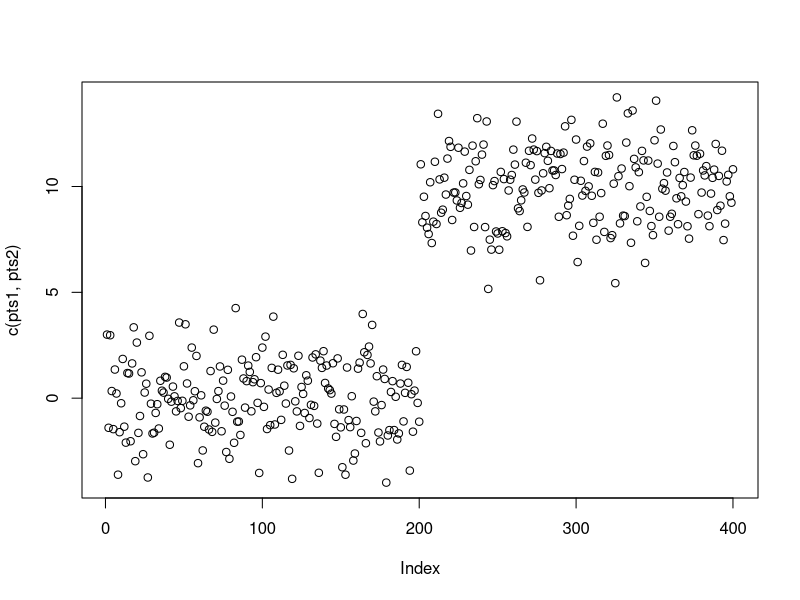
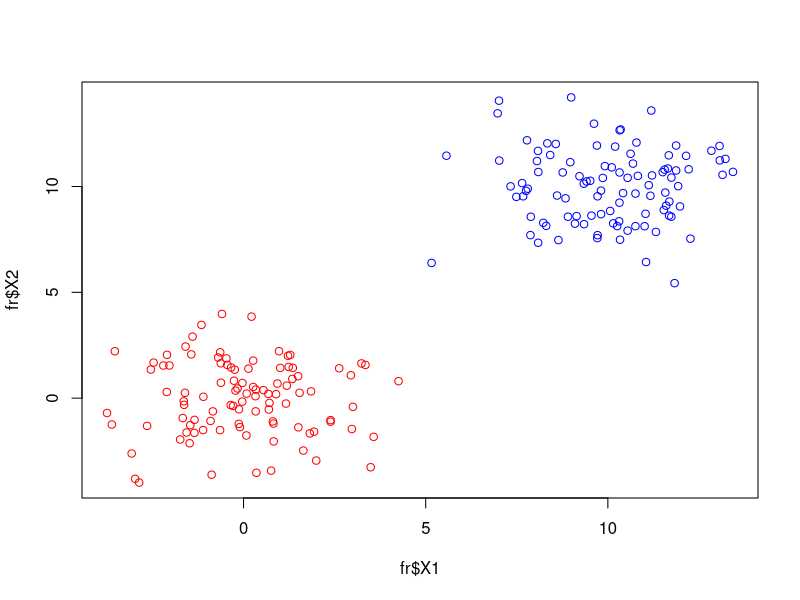
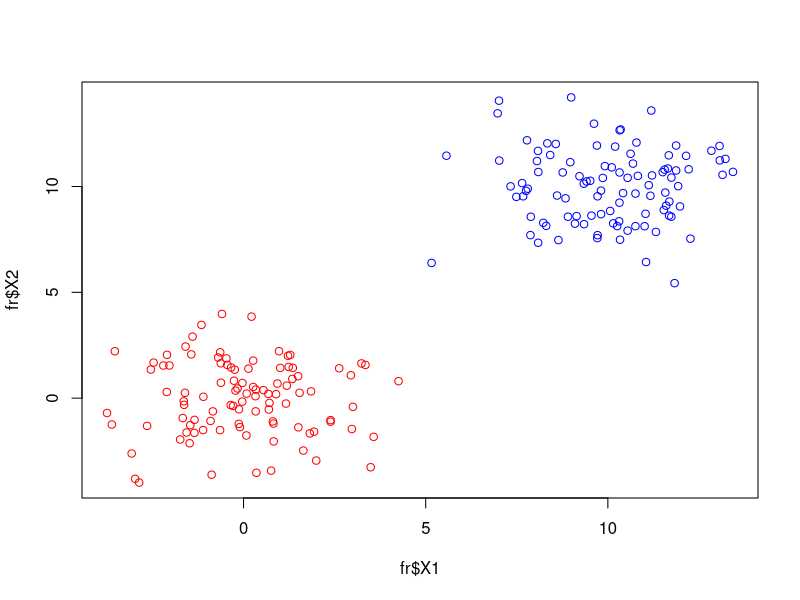
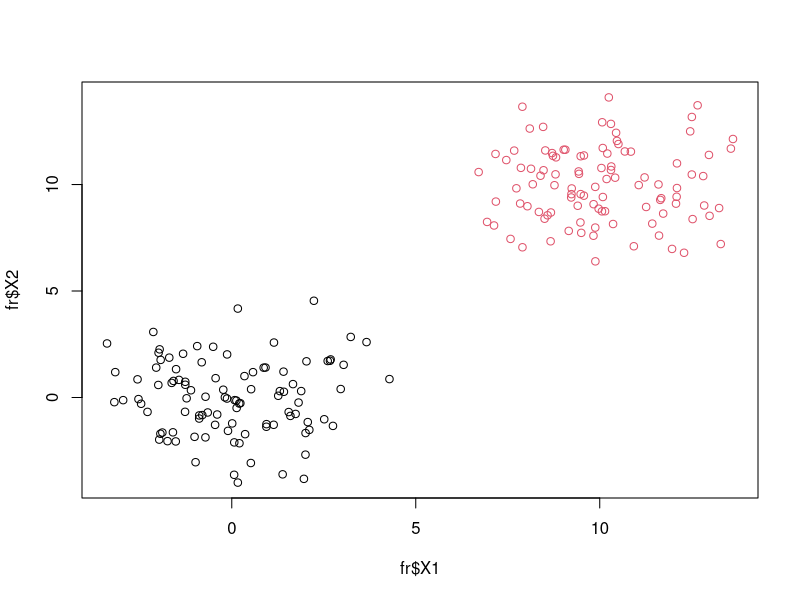
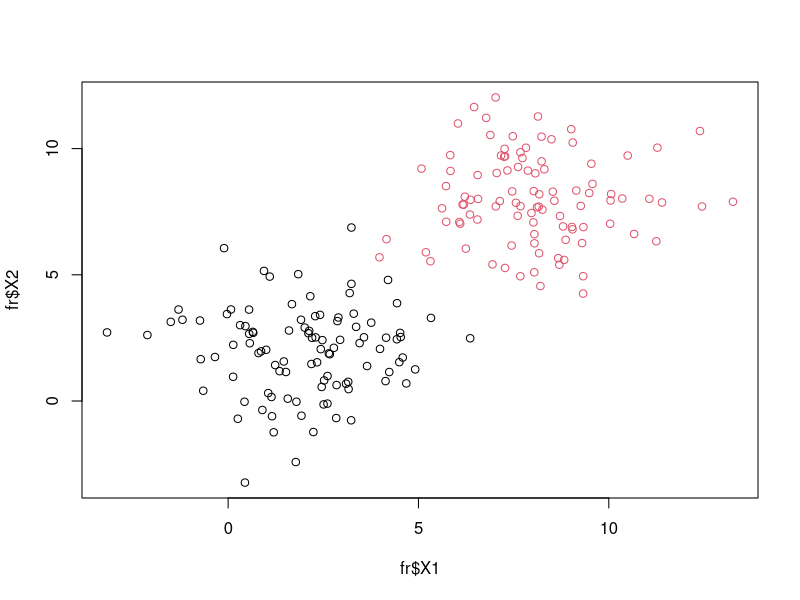
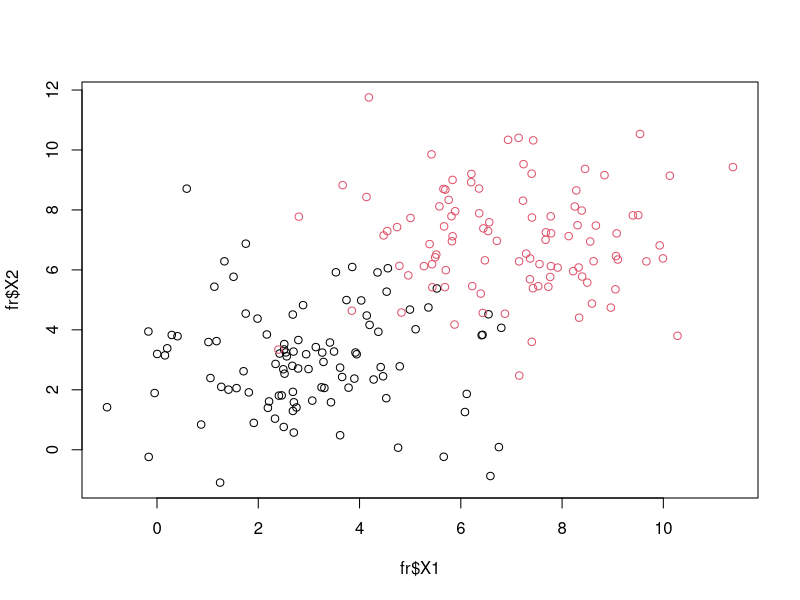
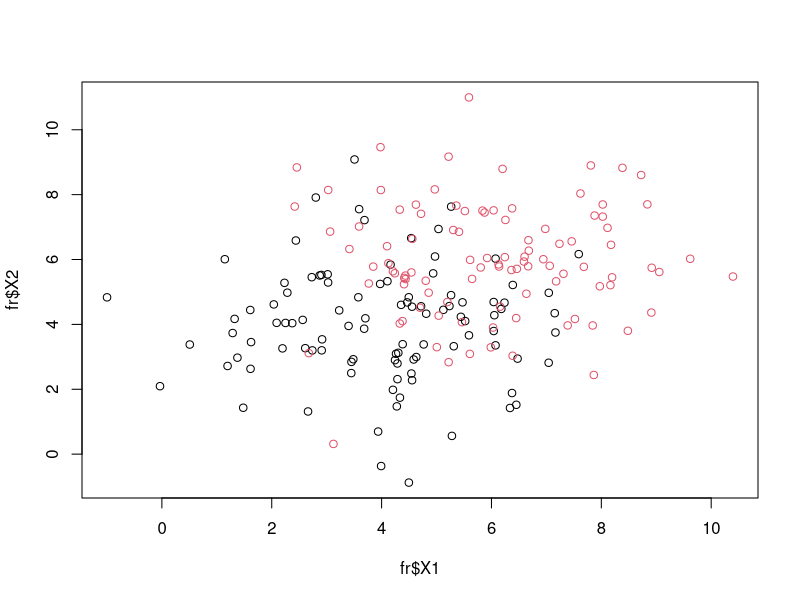
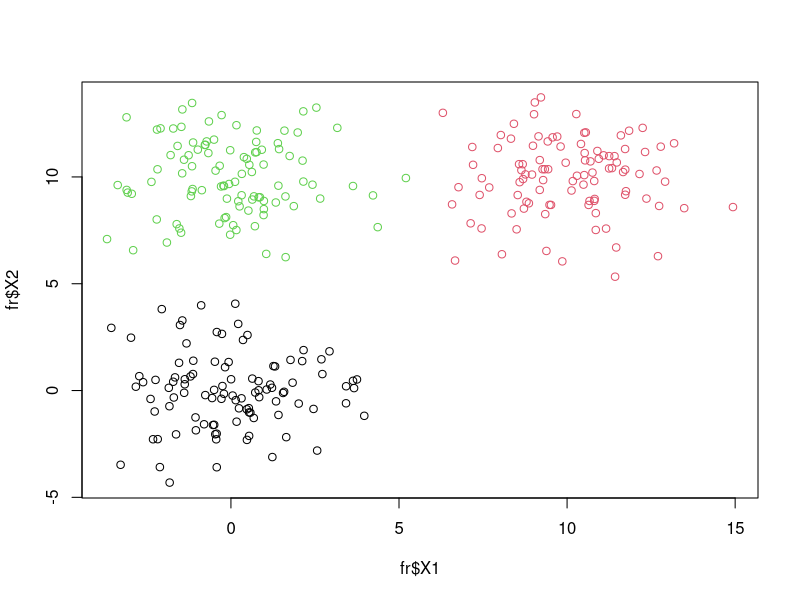

These charts were generated, in order, by the following R code: (Note: this script raises an error after producing the figures.)
library(MASS)
pts2 <- mvrnorm(n=100, c(10, 10), matrix(c(3, 0, 6, 3), 2, 2), empirical = TRUE)
pts1 <- mvrnorm(n=100, c(0, 0), matrix(c(3, 0, 6, 3), 2, 2), empirical = TRUE)
plot(c(pts1,pts2))
pts1.frame <- data.frame(pts1)
pts1.frame$col <- rep(1,nrow(pts1.frame))
pts2.frame <- data.frame(pts2)
pts2.frame$col <- rep(2,nrow(pts2.frame))
fr <- rbind(pts1.frame, pts2.frame)
write.table(fr,'training_set_1.csv', row.names=FALSE, col.names=FALSE, sep=",")
plot(fr$X1,fr$X2, col=c("red","blue")[fr$col])

pts1 <- mvrnorm(n=100, c(0, 0), matrix(c(3, 0, 6, 3), 2, 2), empirical = TRUE)
pts2 <- mvrnorm(n=100, c(10, 10), matrix(c(3, 0, 6, 3), 2, 2), empirical = TRUE)
vals <- list(pts1, pts2)

points <- function(vals, file.name){
	fr <- data.frame();
	for(i in 1:length(vals)){
		pts1.frame <- data.frame(vals[i]);
		pts1.frame$col <- rep(i,nrow(pts1.frame));
		fr <- rbind(fr, pts1.frame);
	}
	write.table(fr,file.name, row.names=FALSE, col.names=FALSE, sep=",");
	png(filename=paste(file.name, '.png', sep=""))
	plot(fr$X1,fr$X2, col=fr$col)
	dev.off()
	return(fr);
}
plot(fr$X1,fr$X2, col=c("red","blue","green")[fr$col])

pts1 <- mvrnorm(n=100, c(0, 0), matrix(c(3, 0, 6, 3), 2, 2), empirical = TRUE)
pts2 <- mvrnorm(n=100, c(10, 10), matrix(c(3, 0, 6, 3), 2, 2), empirical = TRUE)
vals <- list(pts1, pts2)
points(vals, 'set_1_2_eq');
pts1 <- mvrnorm(n=100, c(2, 2), matrix(c(3, 0, 6, 3), 2, 2), empirical = TRUE)
pts2 <- mvrnorm(n=100, c(8, 8), matrix(c(3, 0, 6, 3), 2, 2), empirical = TRUE)
vals <- list(pts1, pts2)
points(vals, 'set_2_2_eq');
pts1 <- mvrnorm(n=100, c(3, 3), matrix(c(3, 0, 6, 3), 2, 2), empirical = TRUE)
pts2 <- mvrnorm(n=100, c(7, 7), matrix(c(3, 0, 6, 3), 2, 2), empirical = TRUE)
vals <- list(pts1, pts2)
points(vals, 'set_3_2_eq');
pts1 <- mvrnorm(n=100, c(4, 4), matrix(c(3, 0, 6, 3), 2, 2), empirical = TRUE)
pts2 <- mvrnorm(n=100, c(6, 6), matrix(c(3, 0, 6, 3), 2, 2), empirical = TRUE)
vals <- list(pts1, pts2)
points(vals, 'set_4_2_eq');

pts1 <- mvrnorm(n=100, c(0, 0), matrix(c(3, 0, 6, 3), 2, 2), empirical = TRUE)
pts2 <- mvrnorm(n=100, c(10, 10), matrix(c(3, 0, 6, 3), 2, 2), empirical = TRUE)
pts3 <- mvrnorm(n=100, c(0, 10), matrix(c(3, 0, 6, 3), 2, 2), empirical = TRUE)
vals <- list(pts1, pts2, pts3)
points(vals, 'set_5_3_2_eq');
pts1 <- mvrnorm(n=100, c(2, 2), matrix(c(3, 0, 6, 3), 2, 2), empirical = TRUE)
pts2 <- mvrnorm(n=100, c(8, 8), matrix(c(3, 0, 6, 3), 2, 2), empirical = TRUE)
pts3 <- mvrnorm(n=100, c(0, 10), matrix(c(3, 0, 6, 3), 2, 2), empirical = TRUE)
vals <- list(pts1, pts2, pts3)
points(vals, 'set_6_3_2_eq');
pts1 <- mvrnorm(n=100, c(3, 3), matrix(c(3, 0, 6, 3), 2, 2), empirical = TRUE)
pts2 <- mvrnorm(n=100, c(7, 7), matrix(c(3, 0, 6, 3), 2, 2), empirical = TRUE)
pts3 <- mvrnorm(n=100, c(0, 10), matrix(c(3, 0, 6, 3), 2, 2), empirical = TRUE)
vals <- list(pts1, pts2, pts3)
points(vals, 'set_7_3_2_eq');
pts1 <- mvrnorm(n=100, c(4, 4), matrix(c(3, 0, 6, 3), 2, 2), empirical = TRUE)
pts2 <- mvrnorm(n=100, c(6, 6), matrix(c(3, 0, 6, 3), 2, 2), empirical = TRUE)
pts3 <- mvrnorm(n=100, c(0, 10), matrix(c(3, 0, 6, 3), 2, 2), empirical = TRUE)
vals <- list(pts1, pts2, pts3)
points(vals, 'set_8_3_2_eq');

pts1 <- mvrnorm(n=100, c(0, 0), matrix(c(3, 0, 6, 3), 2, 2), empirical = TRUE)
pts2 <- mvrnorm(n=100, c(10, 10), matrix(c(3, 0, 6, 3), 2, 2), empirical = TRUE)
pts3 <- mvrnorm(n=100, c(0, 10), matrix(c(3, 0, 6, 3), 2, 2), empirical = TRUE)
vals <- list(pts1, pts2, pts3)
points(vals, 'set_9_3_3_eq');
pts1 <- mvrnorm(n=100, c(2, 2), matrix(c(3, 0, 6, 3), 2, 2), empirical = TRUE)
pts2 <- mvrnorm(n=100, c(8, 8), matrix(c(3, 0, 6, 3), 2, 2), empirical = TRUE)
pts3 <- mvrnorm(n=100, c(2, 8), matrix(c(3, 0, 6, 3), 2, 2), empirical = TRUE)
vals <- list(pts1, pts2, pts3)
points(vals, 'set_10_3_3_eq');
pts1 <- mvrnorm(n=100, c(3, 3), matrix(c(3, 0, 6, 3), 2, 2), empirical = TRUE)
pts2 <- mvrnorm(n=100, c(7, 7), matrix(c(3, 0, 6, 3), 2, 2), empirical = TRUE)
pts3 <- mvrnorm(n=100, c(3, 7), matrix(c(3, 0, 6, 3), 2, 2), empirical = TRUE)
vals <- list(pts1, pts2, pts3)
points(vals, 'set_11_3_3_eq');
pts1 <- mvrnorm(n=100, c(4, 4), matrix(c(3, 0, 6, 3), 2, 2), empirical = TRUE)
pts2 <- mvrnorm(n=100, c(6, 6), matrix(c(3, 0, 6, 3), 2, 2), empirical = TRUE)
pts3 <- mvrnorm(n=100, c(4, 6), matrix(c(3, 0, 6, 3), 2, 2), empirical = TRUE)
vals <- list(pts1, pts2, pts3)
points(vals, 'set_12_3_3_eq');

for(j in 17:20){
	vals <- list()
	for(i in 1:8){
		pts1 <- mvrnorm(n=100, runif(2, 0, 20), matrix(c(1, 0, 2, 1), 2, 2), empirical = TRUE)
		vals[[length(vals) + 1]] <- pts1
	}
	points(vals, paste('set_',j,'_8_rand', sep=""));
}

pts1 <- mvrnorm(n=250, c(0, 0), matrix(c(3, 0, 6, 3), 2, 2), empirical = TRUE)
pts2 <- mvrnorm(n=250, c(10, 10), matrix(c(3, 0, 6, 3), 2, 2), empirical = TRUE)
vals <- list(pts1, pts2)
points(vals, 'set_500_time');
pts1 <- mvrnorm(n=500, c(0, 0), matrix(c(3, 0, 6, 3), 2, 2), empirical = TRUE)
pts2 <- mvrnorm(n=500, c(10, 10), matrix(c(3, 0, 6, 3), 2, 2), empirical = TRUE)
vals <- list(pts1, pts2)
points(vals, 'set_1000_time');
pts1 <- mvrnorm(n=750, c(0, 0), matrix(c(3, 0, 6, 3), 2, 2), empirical = TRUE)
pts2 <- mvrnorm(n=750, c(10, 10), matrix(c(3, 0, 6, 3), 2, 2), empirical = TRUE)
vals <- list(pts1, pts2)
points(vals, 'set_1500_time');
pts1 <- mvrnorm(n=1000, c(0, 0), matrix(c(3, 0, 6, 3), 2, 2), empirical = TRUE)
pts2 <- mvrnorm(n=1000, c(10, 10), matrix(c(3, 0, 6, 3), 2, 2), empirical = TRUE)
vals <- list(pts1, pts2)
points(vals, 'set_2000_time');
pts1 <- mvrnorm(n=1250, c(0, 0), matrix(c(3, 0, 6, 3), 2, 2), empirical = TRUE)
pts2 <- mvrnorm(n=1250, c(10, 10), matrix(c(3, 0, 6, 3), 2, 2), empirical = TRUE)
vals <- list(pts1, pts2)
points(vals, 'set_2500_time');
pts1 <- mvrnorm(n=1500, c(0, 0), matrix(c(3, 0, 6, 3), 2, 2), empirical = TRUE)
pts2 <- mvrnorm(n=1500, c(10, 10), matrix(c(3, 0, 6, 3), 2, 2), empirical = TRUE)
vals <- list(pts1, pts2)
points(vals, 'set_3000_time');
pts1 <- mvrnorm(n=1750, c(0, 0), matrix(c(3, 0, 6, 3), 2, 2), empirical = TRUE)
pts2 <- mvrnorm(n=1750, c(10, 10), matrix(c(3, 0, 6, 3), 2, 2), empirical = TRUE)
vals <- list(pts1, pts2)
points(vals, 'set_3500_time');
pts1 <- mvrnorm(n=2000, c(0, 0), matrix(c(3, 0, 6, 3), 2, 2), empirical = TRUE)
pts2 <- mvrnorm(n=2000, c(10, 10), matrix(c(3, 0, 6, 3), 2, 2), empirical = TRUE)
vals <- list(pts1, pts2)
points(vals, 'set_4000_time');
pts1 <- mvrnorm(n=2250, c(0, 0), matrix(c(3, 0, 6, 3), 2, 2), empirical = TRUE)
pts2 <- mvrnorm(n=2250, c(10, 10), matrix(c(3, 0, 6, 3), 2, 2), empirical = TRUE)
vals <- list(pts1, pts2)
points(vals, 'set_4500_time');
pts1 <- mvrnorm(n=2500, c(0, 0), matrix(c(3, 0, 6, 3), 2, 2), empirical = TRUE)
pts2 <- mvrnorm(n=2500, c(10, 10), matrix(c(3, 0, 6, 3), 2, 2), empirical = TRUE)
vals <- list(pts1, pts2)
points(vals, 'set_5000_time');

pts1 <- mvrnorm(n=250, c(4, 4), matrix(c(3, 0, 6, 3), 2, 2), empirical = TRUE)
pts2 <- mvrnorm(n=250, c(6, 6), matrix(c(3, 0, 6, 3), 2, 2), empirical = TRUE)
vals <- list(pts1, pts2)
points(vals, 'set_500_time_close');
pts1 <- mvrnorm(n=500, c(4, 4), matrix(c(3, 0, 6, 3), 2, 2), empirical = TRUE)
pts2 <- mvrnorm(n=500, c(6, 6), matrix(c(3, 0, 6, 3), 2, 2), empirical = TRUE)
vals <- list(pts1, pts2)
points(vals, 'set_1000_time_close');
pts1 <- mvrnorm(n=750, c(4, 4), matrix(c(3, 0, 6, 3), 2, 2), empirical = TRUE)
pts2 <- mvrnorm(n=750, c(6, 6), matrix(c(3, 0, 6, 3), 2, 2), empirical = TRUE)
vals <- list(pts1, pts2)
points(vals, 'set_1500_time_close');
pts1 <- mvrnorm(n=1000, c(4, 4), matrix(c(3, 0, 6, 3), 2, 2), empirical = TRUE)
pts2 <- mvrnorm(n=1000, c(6, 6), matrix(c(3, 0, 6, 3), 2, 2), empirical = TRUE)
vals <- list(pts1, pts2)
points(vals, 'set_2000_time_close');
pts1 <- mvrnorm(n=1250, c(4, 4), matrix(c(3, 0, 6, 3), 2, 2), empirical = TRUE)
pts2 <- mvrnorm(n=1250, c(6, 6), matrix(c(3, 0, 6, 3), 2, 2), empirical = TRUE)
vals <- list(pts1, pts2)
points(vals, 'set_2500_time_close');
pts1 <- mvrnorm(n=1500, c(4, 4), matrix(c(3, 0, 6, 3), 2, 2), empirical = TRUE)
pts2 <- mvrnorm(n=1500, c(6, 6), matrix(c(3, 0, 6, 3), 2, 2), empirical = TRUE)
vals <- list(pts1, pts2)
points(vals, 'set_3000_time_close');
pts1 <- mvrnorm(n=1750, c(4, 4), matrix(c(3, 0, 6, 3), 2, 2), empirical = TRUE)
pts2 <- mvrnorm(n=1750, c(6, 6), matrix(c(3, 0, 6, 3), 2, 2), empirical = TRUE)
vals <- list(pts1, pts2)
points(vals, 'set_3500_time_close');
pts1 <- mvrnorm(n=2000, c(4, 4), matrix(c(3, 0, 6, 3), 2, 2), empirical = TRUE)
pts2 <- mvrnorm(n=2000, c(6, 6), matrix(c(3, 0, 6, 3), 2, 2), empirical = TRUE)
vals <- list(pts1, pts2)
points(vals, 'set_4000_time_close');
pts1 <- mvrnorm(n=2250, c(4, 4), matrix(c(3, 0, 6, 3), 2, 2), empirical = TRUE)
pts2 <- mvrnorm(n=2250, c(6, 6), matrix(c(3, 0, 6, 3), 2, 2), empirical = TRUE)
vals <- list(pts1, pts2)
points(vals, 'set_4500_time_close');
pts1 <- mvrnorm(n=2500, c(4, 4), matrix(c(3, 0, 6, 3), 2, 2), empirical = TRUE)
pts2 <- mvrnorm(n=2500, c(6, 6), matrix(c(3, 0, 6, 3), 2, 2), empirical = TRUE)
vals <- list(pts1, pts2)
points(vals, 'set_5000_time_close');
pts1 <- mvrnorm(n=3000, c(4, 4), matrix(c(3, 0, 6, 3), 2, 2), empirical = TRUE)
pts2 <- mvrnorm(n=3000, c(6, 6), matrix(c(3, 0, 6, 3), 2, 2), empirical = TRUE)
vals <- list(pts1, pts2)
points(vals, 'set_6000_time_close');
pts1 <- mvrnorm(n=3500, c(4, 4), matrix(c(3, 0, 6, 3), 2, 2), empirical = TRUE)
pts2 <- mvrnorm(n=3500, c(6, 6), matrix(c(3, 0, 6, 3), 2, 2), empirical = TRUE)
vals <- list(pts1, pts2)
points(vals, 'set_7000_time_close');
pts1 <- mvrnorm(n=4000, c(4, 4), matrix(c(3, 0, 6, 3), 2, 2), empirical = TRUE)
pts2 <- mvrnorm(n=4000, c(6, 6), matrix(c(3, 0, 6, 3), 2, 2), empirical = TRUE)
vals <- list(pts1, pts2)
points(vals, 'set_8000_time_close');
pts1 <- mvrnorm(n=4500, c(4, 4), matrix(c(3, 0, 6, 3), 2, 2), empirical = TRUE)
pts2 <- mvrnorm(n=4500, c(6, 6), matrix(c(3, 0, 6, 3), 2, 2), empirical = TRUE)
vals <- list(pts1, pts2)
points(vals, 'set_9000_time_close');
pts1 <- mvrnorm(n=5000, c(4, 4), matrix(c(3, 0, 6, 3), 2, 2), empirical = TRUE)
pts2 <- mvrnorm(n=5000, c(6, 6), matrix(c(3, 0, 6, 3), 2, 2), empirical = TRUE)
vals <- list(pts1, pts2)
points(vals, 'set_10000_time_close');
